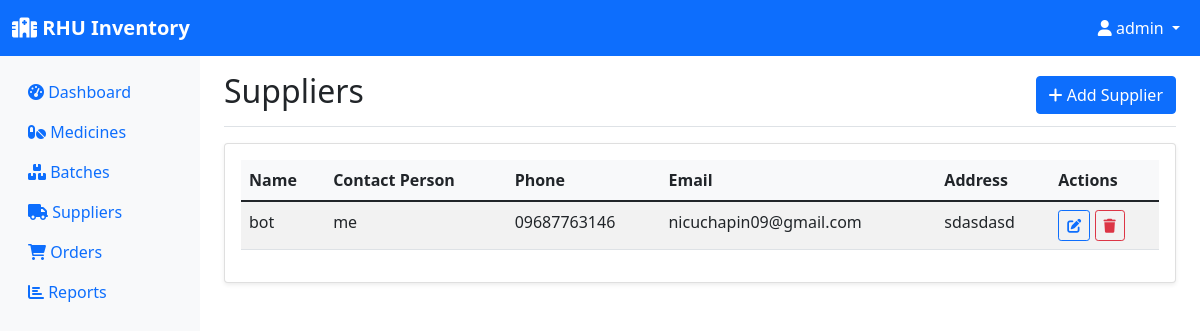
Before: /suppliers (signed in) with the older database file.
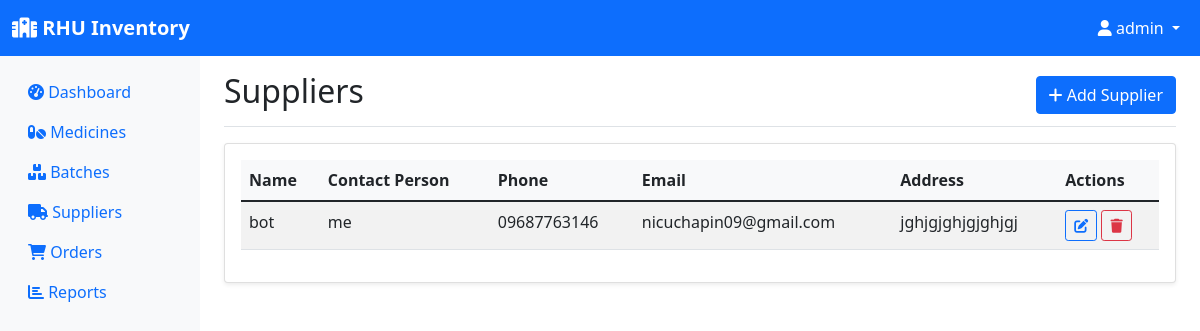
After: the same page with the newer database file.
### models.py (models this page shows, shortened)
class Supplier(db.Model):
    id = db.Column(db.Integer, primary_key=True)
    name = db.Column(db.String(100), nullable=False)
    contact_person = db.Column(db.String(100))
    phone = db.Column(db.String(20))
    email = db.Column(db.String(120))
    address = db.Column(db.String(200))
    created_at = db.Column(db.DateTime, default=datetime.utcnow)
    medicines = db.relationship('Medicine', backref='supplier', lazy=True)
    orders = db.relationship('Order', backref='supplier', lazy=True)

### app.py (the view)
@app.route('/suppliers')
@login_required
def suppliers():
    suppliers = Supplier.query.all()
    return render_template('suppliers.html', suppliers=suppliers)

### app.py (called while the page is built)
@login_manager.user_loader
def load_user(user_id):
    return User.query.get(int(user_id))

### templates/suppliers.html (shortened to what this page needs)
{% extends "base.html" %}
{% block content %}
<div class="d-flex justify-content-between flex-wrap flex-md-nowrap align-items-center pt-3 pb-2 mb-3 border-bottom">
    <h1 class="h2">Suppliers</h1>
    <a href="{{ url_for('add_supplier') }}" class="btn btn-primary">
        <i class="fas fa-plus"></i> Add Supplier
    </a>
</div>
<div class="card">
    <div class="card-body">
        {% if suppliers %}
        <div class="table-responsive">
            <table class="table table-striped">
                <thead>
                    <tr>
                        <th>Name</th>
                        <th>Contact Person</th>
                        <th>Phone</th>
                        <th>Email</th>
                        <th>Address</th>
                        <th>Actions</th>
                    </tr>
                </thead>
                <tbody>
                    {% for supplier in suppliers %}
                    <tr>
                        <td>{{ supplier.name }}</td>
                        <td>{{ supplier.contact_person or '-' }}</td>
                        <td>{{ supplier.phone or '-' }}</td>
                        <td>{{ supplier.email or '-' }}</td>
                        <td>{{ supplier.address or '-' }}</td>
                        <td>
                            <a href="{{ url_for('edit_supplier', id=supplier.id) }}" class="btn btn-sm btn-outline-primary">
                                <i class="fas fa-edit"></i>
                            </a>
                            <form method="POST" action="{{ url_for('delete_supplier', id=supplier.id) }}" class="d-inline"
                                  onsubmit="return confirm('Are you sure you want to delete this supplier?')">
                                <button type="submit" class="btn btn-sm btn-outline-danger">
                                    <i class="fas fa-trash"></i>
                                </button>
                            </form>
                        </td>
                    </tr>
                    {% endfor %}
                </tbody>
            </table>
        </div>
        {% else %}
        <div class="text-center py-4">
            <i class="fas fa-truck fa-3x text-muted mb-3"></i>
            <p class="text-muted">No suppliers found. <a href="{{ url_for('add_supplier') }}">Add your first supplier</a>.</p>
        </div>
        {% endif %}
    </div>
</div>
{% endblock %}

Changed rows visible on the page:
changed Supplier "bot": address "sdasdasd" → "jghjgjghjgjghjgj"
